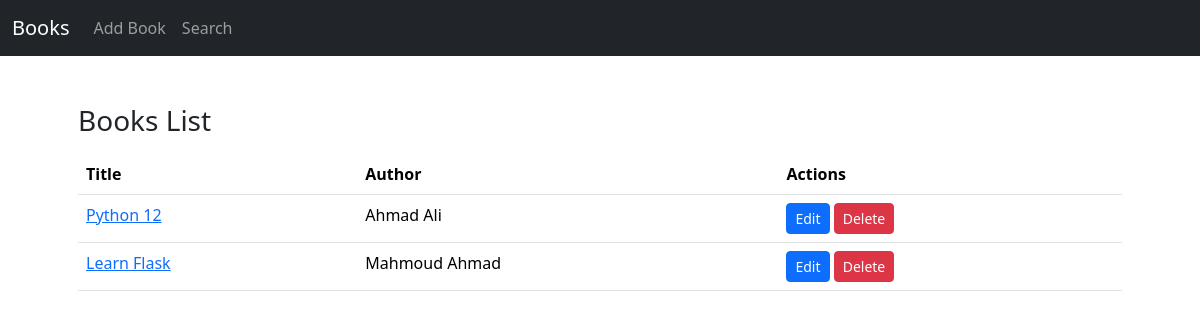
Before: / with the older database file.
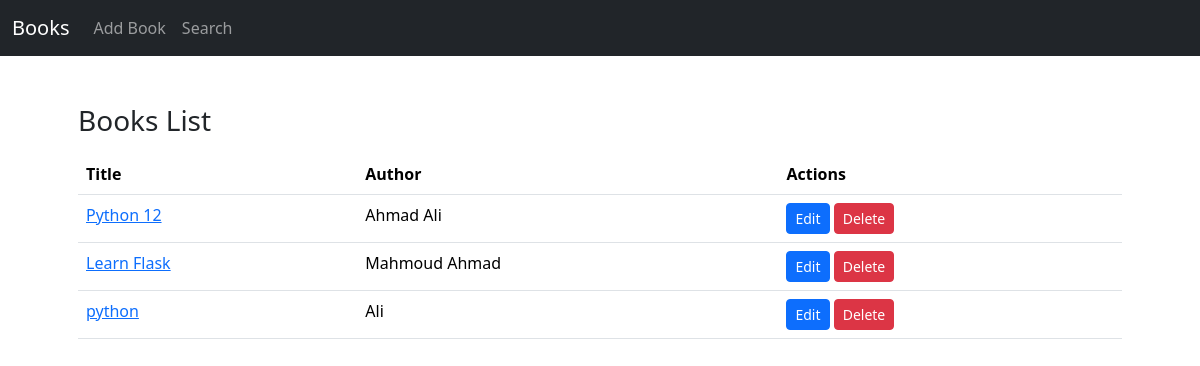
After: the same page with the newer database file.
### models.py (models this page shows)
class Book(db.Model):
    id = db.Column(db.Integer, primary_key=True)
    title = db.Column(db.String(100),nullable=False)
    author_id = db.Column(db.Integer,db.ForeignKey('author.id'),nullable=False)
    reviews = db.relationship('Review',backref='book',lazy=True)

class Author(db.Model):
    id = db.Column(db.Integer, primary_key=True)
    name = db.Column(db.String(100),nullable=False)
    books = db.relationship('Book',backref='author',lazy=True)

### app.py (the view)
@app.route('/')
def index():
    books = Book.query.all()
    return render_template("index.html",books=books)

### templates/index.html
{% extends "base.html" %}
{% block body %}
    <h3>Books List</h3>
    <table class="table mt-3">
        <thead>
            <tr>
                <th>Title</th>
                <th>Author</th>
                <th>Actions</th>
            </tr>
        </thead>
        <tbody>
            {% for book in books %}
            <tr>
                <td><a href="{{url_for('book_detail', id=book.id)}}">{{book.title}}</a></td>
                <td>{{book.author.name}}</td>
                <td>
                    <a href="{{url_for('edit_book', id=book.id) }}" class="btn btn-sm btn-primary">Edit</a>
                    <a href="{{url_for('delete_book', id=book.id) }}" class="btn btn-sm btn-danger">Delete</a>
                </td>
            </tr>
            {% endfor %}
        </tbody>
    </table>
{% endblock body %}

### templates/base.html (shortened to what this page needs)
<!doctype html>
<html lang="en">
  <head>
    <link href="https://cdn.jsdelivr.net/npm/bootstrap@5.3.5/dist/css/bootstrap.min.css" rel="stylesheet">
  </head>
  <body>
    <nav class="navbar navbar-expand-lg navbar-dark bg-dark">
        <div class="container-fluid">
          <a class="navbar-brand" href="/">Books</a>
          <div class="collapse navbar-collapse" id="navbarNav">
            <ul class="navbar-nav">
              <li class="nav-item">
                <a class="nav-link" href="/add-book">Add Book</a>
              </li>
              <li class="nav-item">
                <a class="nav-link" href="{{url_for('search_books')}}">Search</a>
              </li>
            </ul>
          </div>
        </div>
    </nav>
    <div class="container p-5">
        {% block body %}
        {% endblock body %}
    </div>
  </body>
</html>

Changed rows visible on the page:
added Book: title "python", author.name "Ali"
